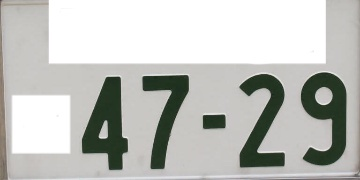
#> input picture data/_explain/説明用ナンバープレート.jpg, 360 x 180 px
$ python -i traindata_extracted_numbers.py   (imports and definitions only)   (older library calls are emulated)
#> lines starting #> are read from the running program, lines starting #| are printed output that depends on the picture; after the words box and inside, x2 and y2 are one past the last pixel; in counts of white or black regions, pixels touching at a corner belong together
#> further down, picture is the input picture: shape (180, 360, 3); mean B, G, R 189.4, 193.5, 192.1
import cv2


class GetNumberInNumber:

    # #######################################################################################
    def smoothed_images(self, img):
        # 画像の平滑化
        gray = cv2.cvtColor(img, cv2.COLOR_BGR2GRAY)
        gaussian = cv2.GaussianBlur(gray, (3, 3), 3, 0, cv2.BORDER_DEFAULT)
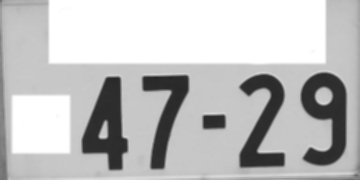
#> gaussian: shape (180, 360); min 38, max 255, mean 192.7
        median = cv2.medianBlur(gaussian, 3)
        canny = cv2.Canny(median, 70, 70)
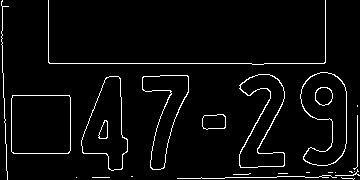
#> canny: shape (180, 360); 4% white in thin lines or dots
        sobel = cv2.Sobel(median, cv2.CV_8U, 1, 0, ksize=3)     # ｘ方向に微分
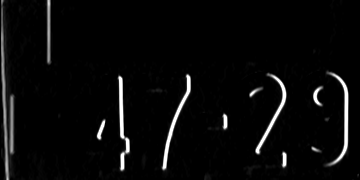
#> sobel: shape (180, 360); min 0, max 255, mean 9.5
        ret, binary = cv2.threshold(canny, 128, 255, cv2.THRESH_BINARY)

        # モルフォロジー演算
        element1 = cv2.getStructuringElement(cv2.MORPH_RECT, (1, 1))
        element2 = cv2.getStructuringElement(cv2.MORPH_RECT, (3, 3))

        dilation = cv2.dilate(binary, element2, iterations=1)
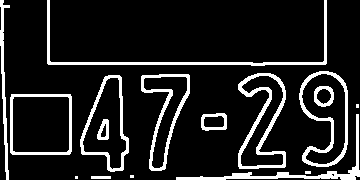
#> dilation: shape (180, 360); 12.6% white; 16 white regions (4 under 20 px), largest, box (x1, y1, x2, y2) and area: (47, 0, 327, 66) 1216, (238, 73, 286, 169) 1211, (299, 71, 348, 167) 1010
        erosion = cv2.erode(dilation, element1, iterations=1)
        dilation2 = cv2.dilate(erosion, element2, iterations=3)
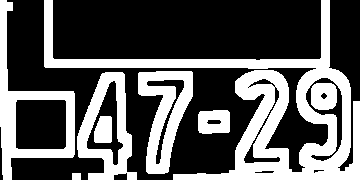
#> dilation2: shape (180, 360); 35.9% white; 8 white regions, largest, box (x1, y1, x2, y2) and area: (44, 0, 360, 180) 12400, (0, 0, 75, 180) 3455, (138, 71, 193, 174) 2872

        return dilation2

    # #######################################################################################
    # [72 lines left out: function find_bignumber, not called in this run]

# [13 lines of commented-out code are left out]

>>> import cv2
>>> picture = cv2.imread('../../data/_explain/説明用ナンバープレート.jpg')
>>> result = GetNumberInNumber().smoothed_images(picture)
